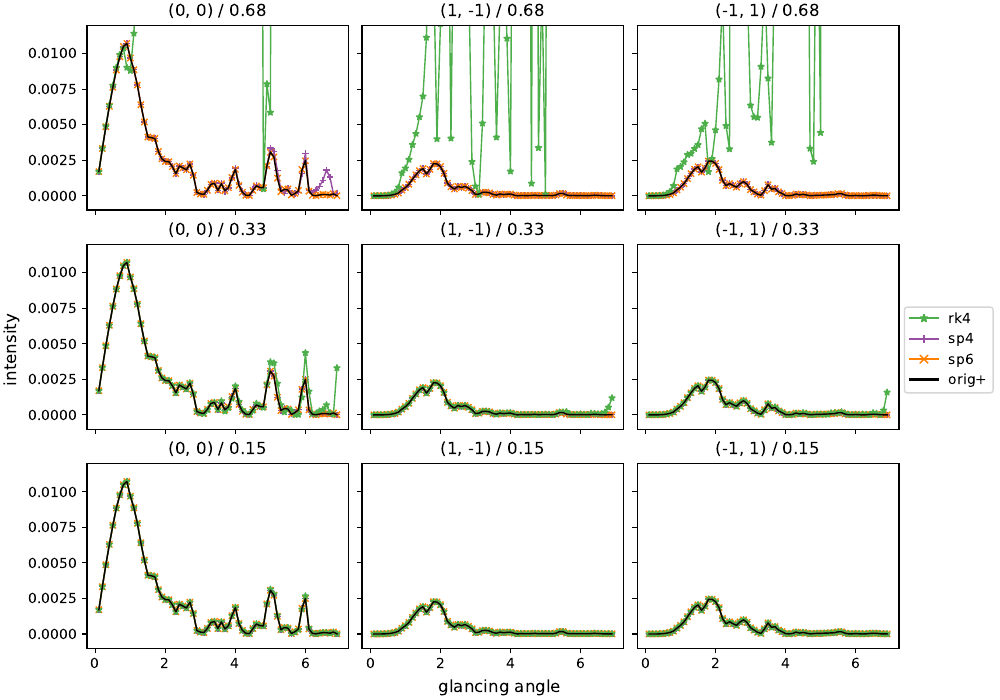

Python code for this plot:
import polars as pl
import numpy as np
import matplotlib.pyplot as plt
import matplotlib.lines as mlines
import itertools

with pl.StringCache():
    methodnames = {"999":"orig+", "99":"orig", "0":"opt", "7":"rk4", "4":"sp2", "5":"sp4", "6":"sp6"}
    datanames = ["test47"]
    datanames2 = ["n="+t[4:] for t in datanames]
    pl.Series(methodnames.values()).cast(pl.Categorical)
    pl.Series(datanames2).cast(pl.Categorical)
    dfer = pl.DataFrame()
    for t in datanames:
        d = pl.read_csv(
                source = "../"+t+"-plus/test-results/rock.txt",
                has_header = False,
                columns = [1,2,3,4,5,6],
                separator = " ",
                dtypes = [pl.Categorical, pl.Float64, pl.Float64, pl.Float64, pl.Float64, pl.Float64])
        d.columns = ["method", "dz", "ih", "ik", "angle", "intensity"]
        d = d.with_columns(pl.lit("n="+t[4:]).alias("data")).with_columns(pl.col("method").apply(lambda x: methodnames[x]).cast(pl.Categorical))
        dfer = dfer.vstack(d)

    #selmethods = ["orig+", "sp4", "sp6", "rk4"]
    selmethods = ["sp4", "sp6", "rk4", "orig+"]
    dfall = pl.DataFrame()
    for s in selmethods:
        dfall = dfall.vstack(dfer.filter(pl.col("method") == s))

    pltcmap = lambda x: "#{:02x}{:02x}{:02x}".format(*tuple(((np.array(plt.get_cmap("Set1").colors)*255)[x].astype(int))))
    cmap = {
            #"orig":(pltcmap(0),"o", "solid"),
            #"opt":(pltcmap(1),".", "solid"),
            "rk4":(pltcmap(2),"*", "solid"),
            "sp4":(pltcmap(3),"+", "solid"),
            "sp6":(pltcmap(4),"x", "solid"),
            #"orig+":(pltcmap(1),"o", "dotted"),
            "orig+":("black","", "solid"),
            }

    dzs = [0.68, 0.33, 0.15]
    ihiks=[(0,0), (1,-1), (-1,1)]#, (2,-2), (-2,2), (12,-12), (-12,12), (13,-13), (-13,13)]

    fig, axs = plt.subplots(3, 3, sharey=True, sharex=True, figsize=(10, 7), layout='constrained')
    for dz, axss in zip(dzs, axs):
        for ihik, ax in zip(ihiks, axss):#itertools.chain.from_iterable(axs)):
            datadf = dfall.filter((pl.col("ih") == ihik[0]) & (pl.col("ik") == ihik[1]))
            print(datadf)
            for name in selmethods:
                if name == "orig+" or name == "orig":
                    methoddf = datadf.filter(pl.col("method")==name)
                else:
                    methoddf = datadf.filter((pl.col("method")==name) & (pl.col("dz")==dz))
                ax.plot(methoddf["angle"], methoddf["intensity"], linewidth=1, label=name, color=cmap[name][0], linestyle=cmap[name][2])
                if name != "orig+":
                    ax.scatter(methoddf["angle"], methoddf["intensity"], linewidth=1, s=20, label=name, color=cmap[name][0], marker=cmap[name][1])
            #ax.scatter(methoddf["angle"], methoddf["intensity"], color=cmap[name][0], marker=cmap[name][1])
            #methoddfop = datadf.filter(pl.col("method")=="orig+")
            #ax.plot(methoddf["angle"], abs(methoddf["intensity"]-methoddfop["intensity"]), label=name, color=cmap[name][0])
            #ax.scatter(methoddf["angle"], abs(methoddf["intensity"]-methoddfop["intensity"]), color=cmap[name][0], marker=cmap[name][1])
            ax.set_title("{} / {}".format(ihik,dz))
    #axs[0].text(18, 2e-4, "orig", color=cmap["orig"][0])
    #axs[0].text(1, 0.01, "opt", color=cmap["opt"][0])
    #axs[0].text(0.07, 0.001, "rk4", color=cmap["rk4"][0])
    #axs[0].text(0.3, 1e-7, "sp4", color=cmap["sp4"][0])
    #axs[0].text(0.03, 1e-7, "sp6", color=cmap["sp6"][0])
    #axs[1].text(100, 2e-4, "orig", color=cmap["orig"][0])
    #axs[1].text(5, 0.008, "opt", color=cmap["opt"][0])
    #axs[1].text(0.5, 0.001, "rk4", color=cmap["rk4"][0])
    #axs[1].text(1.5, 1e-7, "sp4", color=cmap["sp4"][0])
    #axs[1].text(0.15, 1e-7, "sp6", color=cmap["sp6"][0])
    #axs[2].text(1600, 2e-4, "orig", color=cmap["orig"][0])
    #axs[2].text(200, 0.008, "opt", color=cmap["opt"][0])
    #axs[2].text(20, 0.003, "rk4", color=cmap["rk4"][0])
    #axs[2].text(80, 5e-7, "sp4", color=cmap["sp4"][0])
    #axs[2].text(8, 5e-7, "sp6", color=cmap["sp6"][0])
    lhandles = [mlines.Line2D([], [], color=v[0], marker=v[1], label=k, linestyle=v[2]) for k, v in cmap.items()]
    #plt.yscale("log")
    plt.ylim(top=1.2e-2, bottom=-1e-3)
    #plt.ylim(bottom=1e-8)
    fig.supxlabel("glancing angle")
    fig.supylabel("intensity")
    plt.figlegend(handles=lhandles, loc="outside center right")
    #plt.figlegend(handles=lhandles, loc=(0.87, 0.2))
    #plt.tight_layout(pad=0.5, w_pad=0.1, h_pad=0.1, rect=[0., 0., 0.86, 1.])
    #plt.show()
    plt.savefig("rock.pdf", dpi=300)

    #t1 = dfmaxet.filter(pl.col("method") != "sp2")
    #to = t1.filter(pl.col("method") == "orig")
    #t2 = t1.join(to, on=["data"], how="left")\
    #        .filter(pl.col("err-acc") <= pl.col("err-acc_right"))\
    #        .filter(pl.col("sec.") == pl.min("sec.").over(["data", "method"]))\
    #        .with_columns((pl.col("sec._right")/pl.col("sec.")).alias("times"))\
    #        .sort(["method"]).select(["data", "method", "sec.", "dz", "err-acc", "times"])

    ##t2.sort(["data", "method"]).write_csv(file="scaledata.csv", float_precision=15)
    #file=open("table.tex", "w")
    #t2.sort(["data"]).to_pandas().to_latex(file, index=False,float_format="%.15e",columns=["data", "method", "dz", "err-acc", "sec.", "times"])
    #file.close()
    #print(t2.sort(["data", "method"]).write_csv(float_precision=15))
    #print(t3)

    #f = (pn.ggplot(t2, pn.aes("method", "times", color="method", fill="method"))
    #     + pn.geom_bar(stat="identity")
    #     + pn.facet_wrap(facets="data")
    #     #+ pn.scale_y_log10()
    #     + pn.scale_color_manual(cmap)
    #     + pn.scale_fill_manual(cmap)
    #     + pn.ylab("scaling")
    #     + pn.theme(
    #         legend_title=None))
    #f.draw()
    #plt.show()
    #f.save("plot-bar.pdf", width=12, height=4)

    #bar = px.bar(t2.to_pandas(), x="method", y="times", color="method", facet_col="data", log_y=True)
    #bar.show()
